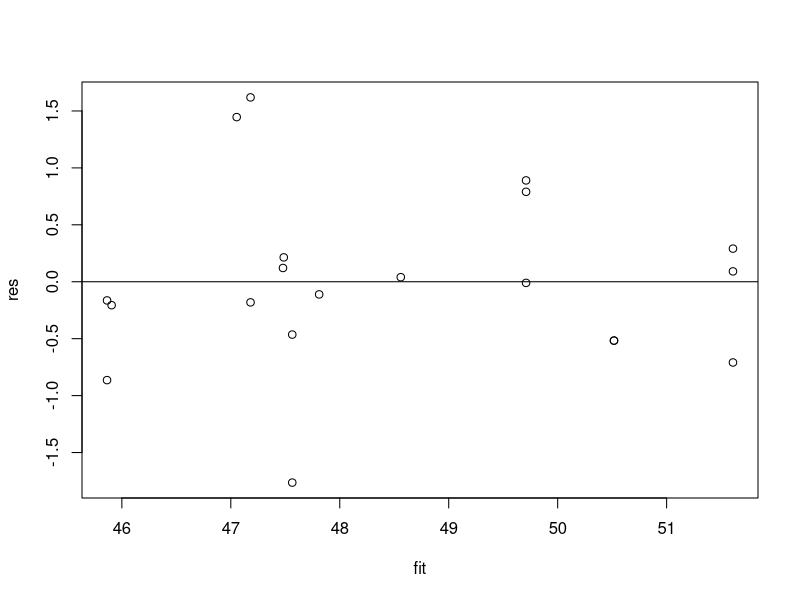
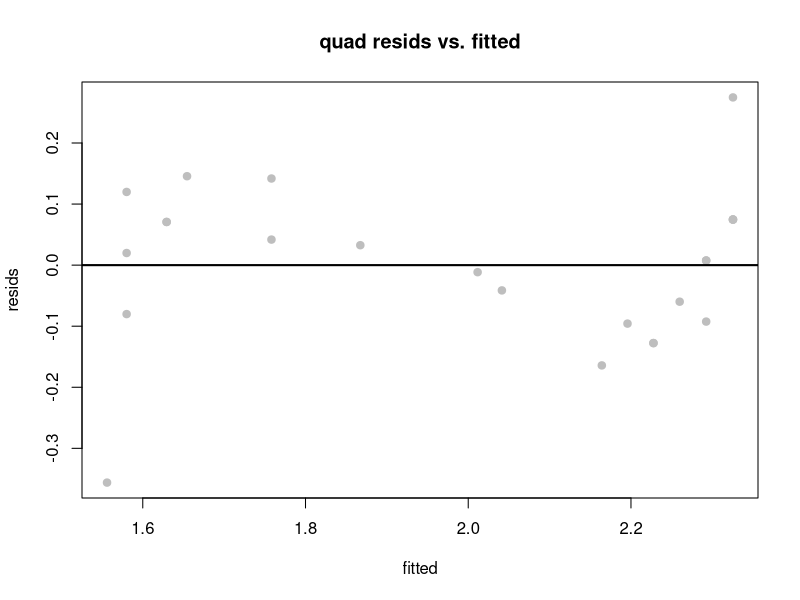
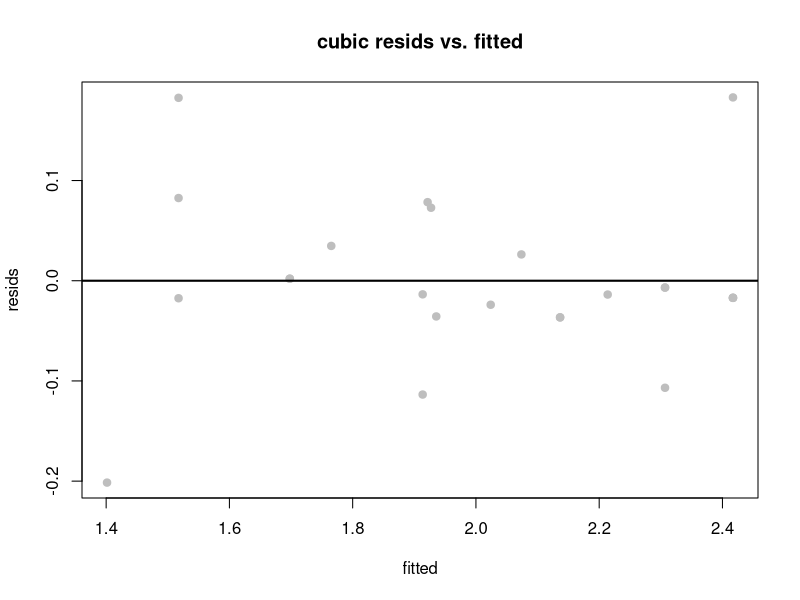
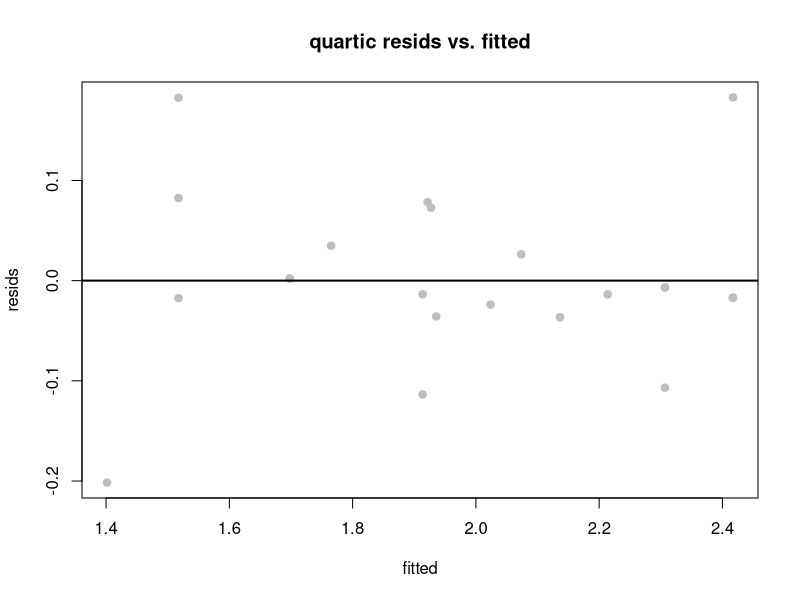
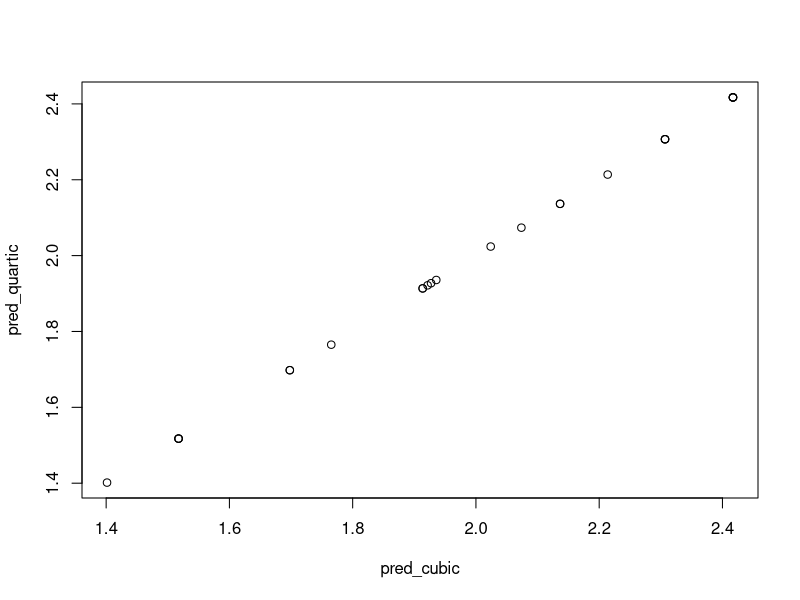

The R script that drew these images, in order:
## ---- chunk 1
knitr::opts_chunk$set(echo = TRUE)
library(tidyverse)
## ---- chunk 2
    (p8.1.1a <- 26.641 + 3.3201 * 8.2 - 0.4249 * 10)
## ---- chunk 3
    (p8.1.1b <- 3.3201 * 10)
## ---- chunk 4
    (p8.1.1c <- 0.4249 * 5)
## ---- chunk 5
res<- c(-0.111, -0.709, 0.091, 0.291, -0.517, 0.790, -0.517, -0.010, 0.89,
        0.214, -0.464, -0.864, 0.121, -0.164, -0.181, -0.206, 1.619, -1.764,
        1.446, 0.04)
fit<- c(47.811, 51.609, 51.609, 51.609, 50.517, 49.710, 50.517, 49.710, 49.710,
        47.486, 47.564, 45.864, 47.479, 45.864, 47.181, 45.906, 47.181, 47.564,
        47.054, 48.560)
plot(fit, res)
abline(0,0)
## ---- chunk 6
(q8.1.5a <- 56.145 - 9.046 * 3 - 33.421 * 1.5 + 0.243 * 20 - 0.5963 * 3 * 1.5 - 0.0394 * 3 * 20 + 0.6022 * 1.5 * 20 + 0.6901 * (3^2) + 11.7244 * (1.5^2) - 0.0097 * (20^2))
## ---- chunk 7
(q8.1.5c <- (6777.5 - 209.55) / 6777.5)
## ---- chunk 8
(fStat <- ((6777.5 - 209.55) / 9) / (209.55 / 17))

# According to table for this F-statistic, p < 0.001 and thus we should reject
# the null hypothesis
## ---- chunk 9
    (q8.1.7a <- -0.21947 + 0.779 * 2.113 - 0.10827 * 0 + 1.3536 * 1.4 - 0.0013431 * 730)
## ---- chunk 10
    (q8.1.7b <- 1.3536 * 0.05)
## ---- chunk 11
    (pH <- -1.7914 + 0.00026626 * 1500 + 9.8184 * 1.04 - 0.29982 * 17.5)
## ---- chunk 12
    (q8.1.9b <- 9.8184 * 0.01)
## ---- chunk 13
y <- c(32, 39, 20, 21, 25, 20, 32, 29, 27, 43, 22, 22, 18, 32, 22, 25, 25, 20, 20,
       24, 18, 28)
x1 <- c(20, 23, 12.8, 16, 10.2, 11.6, 17.6, 17.8, 16, 26.2, 9.6, 15.2, 8.8, 20.4, 12.2,
        14.6, 10.4, 11.6, 12.6, 16.2, 9.2, 16.8)
x2 <- c(28, 28, 32, 29, 31, 28, 25, 28, 29, 27, 32, 32, 43, 24, 36, 36, 29, 30, 31,
        36, 34, 30)

q8.2.1a <- lm(y ~ x1)
summary(q8.2.1a)

# p-value indicates both B0 and B1 differ from 0
## ---- chunk 14
q8.2.1b <- lm(y ~ x2)
summary(q8.2.1b)

# p-value indicates both B0 and B1 differ from 0
## ---- chunk 15
q8.2.1c <- lm(y ~ x1 + x2)
summary(q8.2.1c)
# B0 and B1 differ from 0, however B2 does not, based on the pvalues.
## ---- chunk 16
    r1 <- c(1.2, 1.3, 1.3, 1.3, 1.5, 1.5, 1.6, 2, 2, 2.4, 2.9, 3, 3.4, 3.5, 3.6, 3.6, 3.7,
          3.8, 3.8, 3.8, 3.9, 3.9, 3.9, 3.9, 4, 4, 4.3, 4.3, 4.4, 4.4, 4.7, 4.7, 4.8, 4.8,
          4.9, 5.4, 5.5, 5.8, 5.9, 6, 6, 6.1, 6.2, 6.5, 6.9, 7)
    r2 <- c(1.2, 1.5, 1.6, 1.7, 1.7, 1.7, 1.8, 1.8, 1.9, 1.9, 2, 2, 2, 2.1, 2.1, 2.1,
            2.2, 2.2, 2.3, 2.3, 2.4, 2.4, 2.4, 2.6, 2.7, 2.7, 2.8, 2.9, 3, 3.1, 3.2, 3.2,
            3.5, 3.5, 3.5, 3.6, 3.6, 3.9, 4, 4.2, 4.4, 4.4, 4.4, 4.4, 4.7, 4.8 )

    tab <- data.frame(r1, r2)

    g1 <- tab[tab$r1 < 4, ]
    g2 <- tab[tab$r1 >= 4, ]


    mg1 <- lm(r2 ~ r1, data = g1)


    mg2 <- lm(r2 ~ r1, data = g2)


    summary(mg1)
    summary(mg2)

    # less than 4 y = 1.19771 + 0.28675x
    # greater than or equal to 4 y = -0.07631 + 0.70479
## ---- chunk 17
    quad_model <- lm(r2 ~ poly(r1, 2), data = g1)
    summary(quad_model)

    cubic_model <- lm(r2 ~ poly(r1, 3), data = g1)
    summary(cubic_model)

    quartic_model <- lm(r2 ~ poly(r1, 4), data = g1)
    summary(quartic_model)
## ---- chunk 18
    plot_residuals <- function(model, model_name) {
      residuals <- model$residuals
      fitted_values <- model$fitted.values
      
      plot(fitted_values, residuals, 
           main=paste(model_name, "resids vs. fitted"),
           xlab="fitted", ylab="resids",
           pch=19, col="gray")
      abline(h=0, col="black", lwd=2) 
    }

    plot_residuals(quad_model, "quad")
    plot_residuals(cubic_model, "cubic")
    plot_residuals(quartic_model, "quartic")
## ---- chunk 19
    pred_cubic <- predict(cubic_model)
    pred_quartic <- predict(quartic_model)


    cor(pred_cubic, pred_quartic)


    plot(pred_cubic, pred_quartic)

    # Collinear
